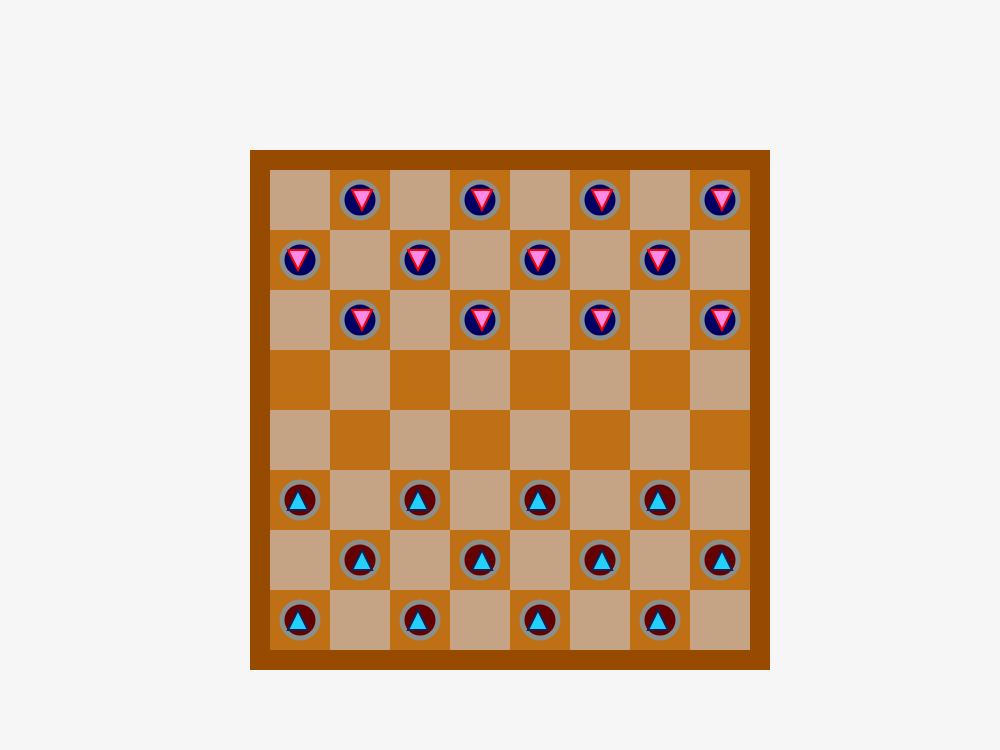
Frame 1 (no input)
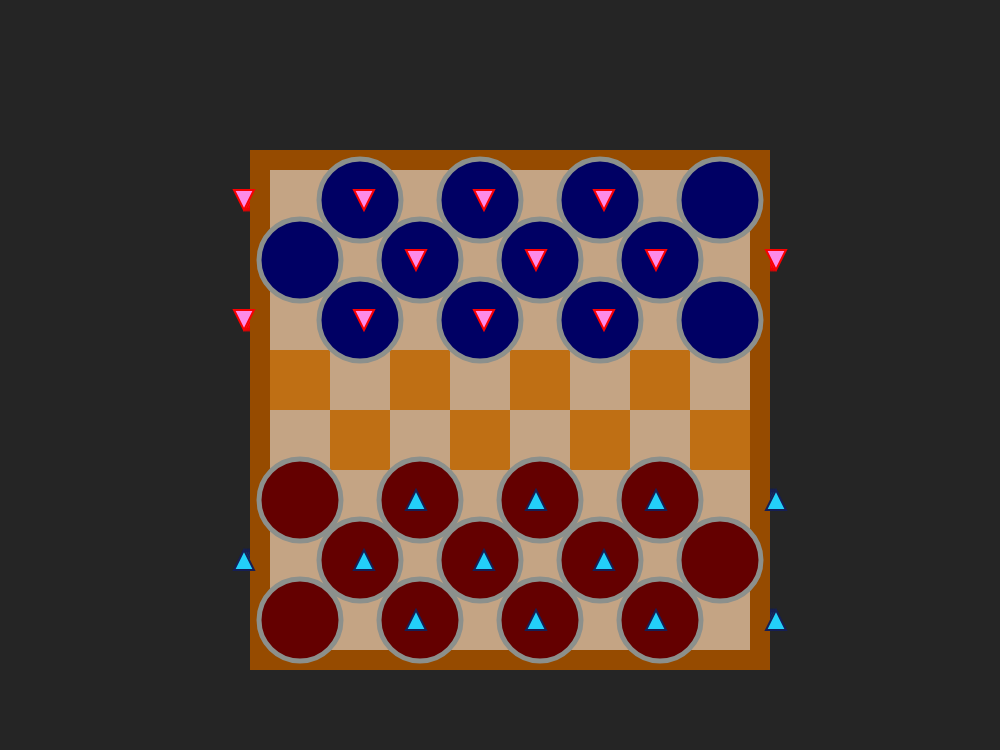
Frame 60 (no input)
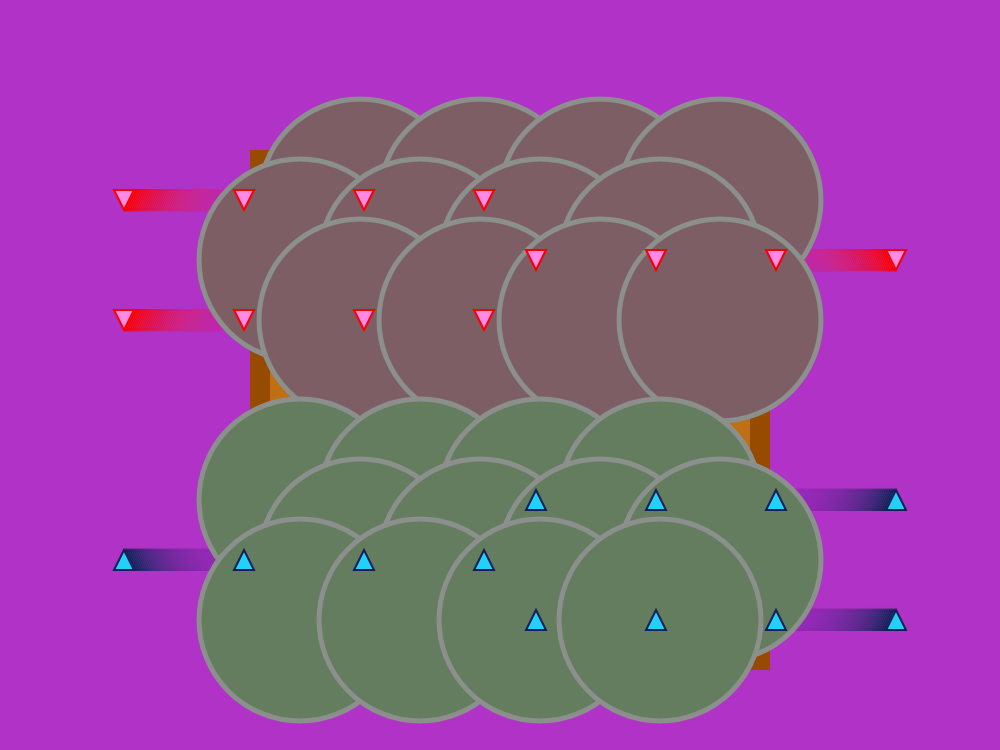
Frame 120 (the mouse pressed at the canvas centre since frame 60)

The p5.js sketch that drew these frames (run headless with seeded random() and noise() and a simulated clock; from frame 60 on, the mouse is pressed at the canvas centre):

// p5.js sketch
// ── sketch.js
/*
///////////////////////////////
/////// Anothers Image ///////
//// By Estevan Restrepo ////
////////////////////////////

I enjoy table games alot so I decided to my first Short Study
to be used to make a game I enjoy well personally I am more of
a chess person but this is the best I can do with what ive got.
*/

let r,g,b;

let triXL = 0;
let triXR = 0;
let circlegrow = 0;

let stop = 0;


function setup() {
  createCanvas(1000, 750);
  r = 40
  g = 40
  b = 40

}

function draw() {

  // Allows for their to be trail of the images created
  Trails()

  // To stop the shapes from moving
  if (!stop)
  {
    triXL = triXL + 2
    triXR = triXR - 2
    circlegrow = circlegrow - 4
  }


  // Colors of the board and its spots
  fill(150,75,0);
  rect(250,150,520,520);

  strokeWeight(1);
  fill(196,164,132);
  rect(270,170,60,60);
  rect(270,290,60,60);
  rect(270,410,60,60);
  rect(270,530,60,60);

  rect(330,230,60,60);
  rect(330,350,60,60);
  rect(330,470,60,60);
  rect(330,590,60,60);

  rect(390,170,60,60);
  rect(390,290,60,60);
  rect(390,410,60,60);
  rect(390,530,60,60);

  rect(450,230,60,60);
  rect(450,350,60,60);
  rect(450,470,60,60);
  rect(450,590,60,60);

  rect(510,170,60,60);
  rect(510,290,60,60);
  rect(510,410,60,60);
  rect(510,530,60,60);

  rect(570,230,60,60);
  rect(570,350,60,60);
  rect(570,470,60,60);
  rect(570,590,60,60);

  rect(630,170,60,60);
  rect(630,290,60,60);
  rect(630,410,60,60);
  rect(630,530,60,60);

  rect(690,230,60,60);
  rect(690,350,60,60);
  rect(690,470,60,60);
  rect(690,590,60,60);

  /// SPLIT for the other colors


  fill(191,111,20);
  rect(270,230,60,60);
  rect(270,350,60,60);
  rect(270,470,60,60);
  rect(270,590,60,60);

  rect(330,170,60,60);
  rect(330,290,60,60);
  rect(330,410,60,60);
  rect(330,530,60,60);

  rect(390,230,60,60);
  rect(390,350,60,60);
  rect(390,470,60,60);
  rect(390,590,60,60);

  rect(450,170,60,60);
  rect(450,290,60,60);
  rect(450,410,60,60);
  rect(450,530,60,60);

  rect(510,230,60,60);
  rect(510,350,60,60);
  rect(510,470,60,60);
  rect(510,590,60,60);

  rect(570,170,60,60);
  rect(570,290,60,60);
  rect(570,410,60,60);
  rect(570,530,60,60);
  
  rect(630,230,60,60);
  rect(630,350,60,60);
  rect(630,470,60,60);
  rect(630,590,60,60);

  rect(690,170,60,60);
  rect(690,290,60,60);
  rect(690,410,60,60);
  rect(690,530,60,60);

  /* This is to be able to change the color of the circles
  by switching the mouses position across the canvas.
  */
  //fill(21,12,3);
  fill(mouseX/4,mouseY/4,100);
  strokeWeight(5);
  stroke(140,144,140);
  circle(360,200,circlegrow + 40);
  circle(480,200,circlegrow + 40);
  circle(600,200,circlegrow + 40);
  circle(720,200,circlegrow + 40);

  circle(300,260,circlegrow + 40);
  circle(420,260,circlegrow + 40);
  circle(540,260,circlegrow + 40);
  circle(660,260,circlegrow + 40);

  circle(360,320,circlegrow + 40);
  circle(480,320,circlegrow + 40);
  circle(600,320,circlegrow + 40);
  circle(720,320,circlegrow + 40);

  /* This is to be able to change the color of the circles
  by switching the mouses position across the canvas.
  */
  //fill(249,233,216);
  fill(100,mouseX/4,mouseY/4);
  circle(300,500,circlegrow + 40);
  circle(420,500,circlegrow + 40);
  circle(540,500,circlegrow + 40);
  circle(660,500,circlegrow + 40);
  
  circle(360,560,circlegrow + 40);
  circle(480,560,circlegrow + 40);
  circle(600,560,circlegrow + 40);
  circle(720,560,circlegrow + 40);

  circle(300,620,circlegrow + 40);
  circle(420,620,circlegrow + 40);
  circle(540,620,circlegrow + 40);
  circle(660,620,circlegrow + 40);

  // Allow for circles to break boundaries
  circlegrow = circlegrow + 2;

  strokeWeight(2);
  stroke(249,0,0);
  fill(254,138,232);

  // Allow triangles to go in opposite directions

  triangle(triXL+350,190,triXL+370,190,triXL+360,210);
  triangle(triXL+470,190,triXL+490,190,triXL+480,210);
  triangle(triXL+590,190,triXL+610,190,triXL+600,210);
  triangle(triXL+710,190,triXL+730,190,triXL+720,210);
  
  triangle(triXR+290,250,triXR+310,250,triXR+300,270);
  triangle(triXR+410,250,triXR+430,250,triXR+420,270);
  triangle(triXR+530,250,triXR+550,250,triXR+540,270);
  triangle(triXR+650,250,triXR+670,250,triXR+660,270);
  
  triangle(triXL+350,310,triXL+370,310,triXL+360,330);
  triangle(triXL+470,310,triXL+490,310,triXL+480,330);
  triangle(triXL+590,310,triXL+610,310,triXL+600,330);
  triangle(triXL+710,310,triXL+730,310,triXL+720,330);

  stroke(21,31,86);
  fill(35,208,250);

  triangle(triXR+290,510,triXR+310,510,triXR+300,490);
  triangle(triXR+410,510,triXR+430,510,triXR+420,490);
  triangle(triXR+530,510,triXR+550,510,triXR+540,490);
  triangle(triXR+650,510,triXR+670,510,triXR+660,490);

  triangle(triXL+350,570,triXL+370,570,triXL+360,550);
  triangle(triXL+470,570,triXL+490,570,triXL+480,550);
  triangle(triXL+590,570,triXL+610,570,triXL+600,550);
  triangle(triXL+710,570,triXL+730,570,triXL+720,550);

  triangle(triXR+290,630,triXR+310,630,triXR+300,610);
  triangle(triXR+410,630,triXR+430,630,triXR+420,610);
  triangle(triXR+530,630,triXR+550,630,triXR+540,610);
  triangle(triXR+650,630,triXR+670,630,triXR+660,610);
  
  triXL= triXL - 4;
  triXR= triXR + 4;

  //Go in the opposite directions they are able to go
  if (keyIsDown(LEFT_ARROW)){
    triXL += 4;
    triXR -= 4;
  }

  if (keyIsDown(RIGHT_ARROW)){
    triXL -= 4;
    triXR += 4;
  }

  if (keyIsDown(UP_ARROW)){
    circlegrow += 8;
  }

  if (keyIsDown(DOWN_ARROW)){
    circlegrow -= 8;
  }

  fill(100,30,60)

}

// Controls the explosions and board color

function mousePressed() {
  r = random(255);
  g = random(255);
  b = random(255);
  explosion(mouseX, mouseY);
}



function keyPressed(){
  // reset the canvas
  if (keyCode === 32) {
    circlegrow = 0;
    triXL = 0;
    triXR = 0;
    return false;
  }

  //Make it so you are able to freeze the image at any point
  if (keyCode === ENTER) {
    stop = !stop
  }
}

function Trails() {
  noStroke()
  fill(r,g,b,10)
  rect(0,0,width,height)
}

function explosion(x, y) {
  fill(random(255), random(255), random(255));
  circle(x, y, 30);
  circle(x + 20, y, 20);
  circle(x - 20, y, 20);
  circle(x, y + 20, 20);
  circle(x, y - 20, 20);
}
